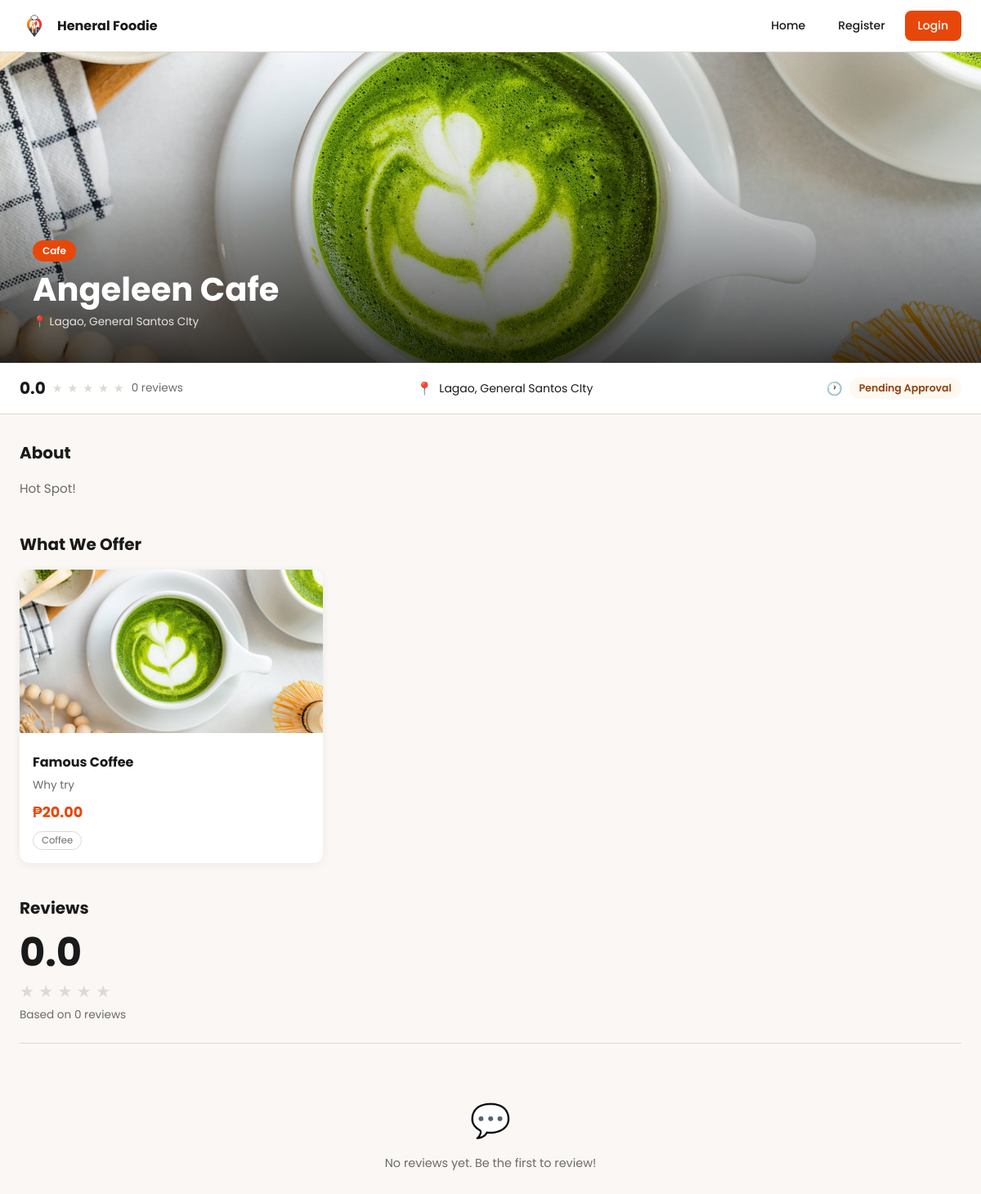
/store/2017be49-cdc7-48e0-b2e3-f5c7537803c5, run on the app's committed database.
### app/models/image.py (models this page shows, shortened)
class StoreImage(db.Model):
    __tablename__ = 'store_images'
    id = db.Column(db.String(36), primary_key=True, default=lambda: str(uuid.uuid4()))
    store_id = db.Column(db.String(36), db.ForeignKey('stores.id'), nullable=False)
    filename = db.Column(db.String(255), nullable=False)
    created_at = db.Column(db.DateTime, default=datetime.utcnow)

class FoodItem(db.Model):
    __tablename__ = 'food_items'
    id = db.Column(db.String(36), primary_key=True, default=lambda: str(uuid.uuid4()))
    store_id = db.Column(db.String(36), db.ForeignKey('stores.id'), nullable=False)
    name = db.Column(db.String(100), nullable=False)
    description = db.Column(db.Text, nullable=True)
    price = db.Column(db.Numeric(10, 2), nullable=False)
    category_1 = db.Column(db.String(50), nullable=False)   # Required — at least one category
    category_2 = db.Column(db.String(50), nullable=True)    # Optional
    category_3 = db.Column(db.String(50), nullable=True)    # Optional
    image_filename = db.Column(db.String(255), nullable=True)
    created_at = db.Column(db.DateTime, default=datetime.utcnow)
    updated_at = db.Column(db.DateTime, default=datetime.utcnow, onupdate=datetime.utcnow)

### app/models/store.py (models this page shows, shortened)
class Store(db.Model):
    __tablename__ = 'stores'
    id = db.Column(db.String(36), primary_key=True, default=lambda: str(uuid.uuid4()))
    vendor_id = db.Column(db.String(36), db.ForeignKey('users.id'), nullable=False)
    name = db.Column(db.String(100), nullable=False)
    description = db.Column(db.Text, nullable=True)
    address = db.Column(db.String(255), nullable=True)
    category = db.Column(db.String(50), nullable=True)
    status = db.Column(db.String(20), nullable=False, default='pending')
    average_rating = db.Column(db.Float, default=0.0)
    review_count = db.Column(db.Integer, default=0)
    created_at = db.Column(db.DateTime, default=datetime.utcnow)
    updated_at = db.Column(db.DateTime, default=datetime.utcnow, onupdate=datetime.utcnow)
    vendor = db.relationship('User', backref='stores')
    reviews = db.relationship('Review', backref='store', lazy='dynamic', cascade='all, delete-orphan')
    images = db.relationship('StoreImage', backref='store', lazy='dynamic', cascade='all, delete-orphan')
    food_items = db.relationship('FoodItem', backref='store', lazy='dynamic', cascade='all, delete-orphan')

### app/routes/store.py (the view, shortened to what this page needs)
@store.route('/store/<store_id>')
def store_detail(store_id):
    current_store = Store.query.get_or_404(store_id)
    user_review = None
    review_form = None
    return render_template('store/store_detail.html',
                           store=current_store,
                           user_review=user_review,
                           review_form=review_form)

### app/templates/store/store_detail.html (shortened to what this page needs)
{% extends 'base.html' %}
{% block styles %}
<link rel="stylesheet" href="{{ url_for('static', filename='css/store_detail.css') }}">
{% endblock %}
{% block content %}
<div class="store-hero">
    {% if store.images.first() %}
        <img src="{{ url_for('static', filename='uploads/stores/' + store.images.first().filename) }}" alt="{{ store.name }}">
    {% else %}
        <img src="https://images.unsplash.com/photo-1504674900247-0877df9cc836?w=1200&q=80" alt="{{ store.name }}">
    {% endif %}
    <div class="store-hero-overlay">
        <span class="store-category-badge">{{ store.category | replace('_', ' ') | title }}</span>
        <h1 class="store-hero-name">{{ store.name }}</h1>
        <p class="store-hero-address">📍 {{ store.address or 'General Santos City' }}</p>
    </div>
</div>
<div class="store-info-bar">
    <div class="store-info-bar-inner">
        <div class="info-item">
            <span class="rating-number">{{ "%.1f"|format(store.average_rating) }}</span>
            <span class="stars">
                {% for i in range(1, 6) %}
                    {% if i <= store.average_rating %}★{% else %}<span class="stars-empty">★</span>{% endif %}
                {% endfor %}
            </span>
            <span class="review-count">{{ store.review_count }} reviews</span>
        </div>
        <div class="info-item">
            <span class="info-item-icon">📍</span>
            {{ store.address or 'General Santos City' }}
        </div>
        <div class="info-item">
            <span class="info-item-icon">🕐</span>
            {% if store.status == 'approved' %}
                <span class="status-badge approved">Open</span>
            {% elif store.status == 'pending' %}
                <span class="status-badge pending">Pending Approval</span>
            {% else %}
                <span class="status-badge rejected">Rejected</span>
            {% endif %}
        </div>
    </div>
</div>
<div class="store-content">
    <div class="store-about">
        <h2 class="section-title">About</h2>
        <p>{{ store.description or 'No description provided yet.' }}</p>
    </div>
    <div class="store-food-items">
        <h2 class="section-title">What We Offer</h2>
        {% set food_items = store.food_items.all() %}
        {% if food_items %}
            <div class="food-grid">
                {% for item in food_items %}
                <div class="food-card">
                    {% if item.image_filename %}
                        <img class="food-card-image"
                             src="{{ url_for('static', filename='uploads/foods/' + item.image_filename) }}"
                             alt="{{ item.name }}">
                    {% else %}
                        <div class="food-card-image-placeholder">🍽</div>
                    {% endif %}
                    <div class="food-card-body">
                        <h3 class="food-card-name">{{ item.name }}</h3>
                        <p class="food-card-description">{{ item.description or '' }}</p>
                        <p class="food-card-price">₱{{ "%.2f"|format(item.price) }}</p>
                        <div class="food-card-tags">
                            {% if item.category_1 %}
                                <span class="food-tag">{{ item.category_1 | replace('_', ' ') | title }}</span>
                            {% endif %}
                        </div>
                    </div>
                </div>
                {% endfor %}
            </div>
        {% else %}
            <div class="empty-state">
                <span class="empty-state-icon">🍽</span>
                No food items added yet.
            </div>
        {% endif %}
    </div>
<div class="store-reviews">
    <h2 class="section-title">Reviews</h2>
    <div class="reviews-summary">
        <div class="reviews-summary-rating">{{ "%.1f"|format(store.average_rating) }}</div>
        <div class="reviews-summary-stars">
            {% for i in range(1, 6) %}
                {% if i <= store.average_rating %}★{% else %}<span style="color: var(--input-border)">★</span>{% endif %}
            {% endfor %}
        </div>
        <div class="reviews-summary-count">Based on {{ store.review_count }} reviews</div>
    </div>
    {% set reviews = store.reviews.all() %}
    {% if reviews %}
        {% for review in reviews %}
        <div class="review-card">
            <div class="review-header">
                <span class="review-author">{{ review.author.username }}</span>
                <span class="review-date">{{ review.created_at.strftime('%B %Y') }}</span>
            </div>
            <div class="review-stars">
                {% for i in range(1, 6) %}
                    {% if i <= review.rating %}★{% else %}<span style="color: var(--input-border)">★</span>{% endif %}
                {% endfor %}
            </div>
            <p class="review-text">{{ review.review_text }}</p>
        </div>
        {% endfor %}
    {% else %}
        <div class="empty-state">
            <span class="empty-state-icon">💬</span>
            No reviews yet. Be the first to review!
        </div>
    {% endif %}
</div>
</div>
{% endblock %}

### app/static/css/main.css (style rules this page uses)
:root { --primary: #E8470A; --primary-hover: #C93D08; --background: #FAF7F4; --card: #FFFFFF; --text-dark: #1A1A1A; --text-muted: #6B6B6B; --input-bg: #F5F0EB; --input-border: #E0D9D1; --success-bg: #F0FBF0; --success-border: #4CAF50; --success-text: #2E7D32; --error-text: #D32F2F; --error-bg: #FFF0F0; --error-border: #F44336; --navbar-height: 64px; }
* { margin: 0; padding: 0; box-sizing: border-box; }
body { font-family: 'Poppins', sans-serif; background-color: var(--background); color: var(--text-dark); min-height: 100vh; }

### data on the page
StoreImage: filename (picture)
Store: category "Cafe", name "Angeleen Cafe", address "Lagao, General Santos CIty", average_rating "0.0", review_count "0", description "Hot Spot!"
FoodItem: image_filename (picture), name "Famous Coffee", description "Why try", price "20.00", category_1 "Coffee"
